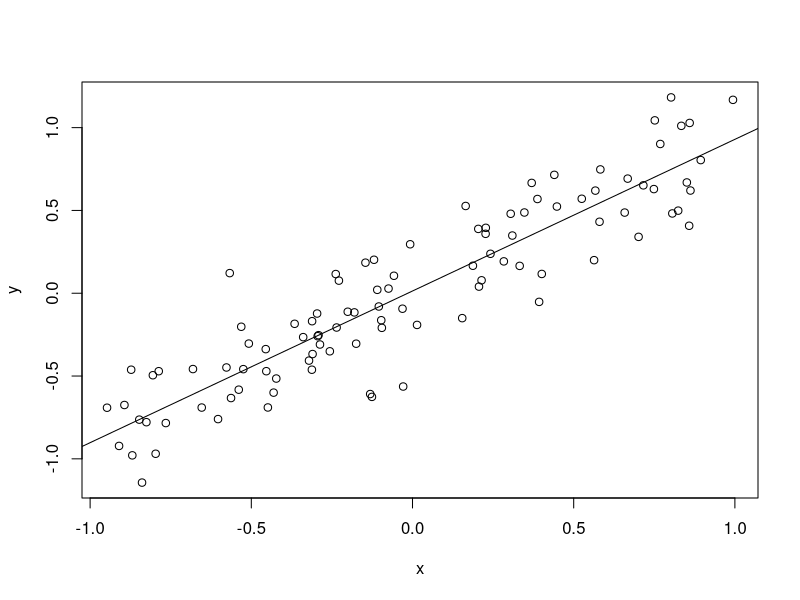

Here is the R script that generated this plot: (Note: this script raises an error after producing the figure.)
## ---- chunk 1
d <- data.frame(x = runif(100, -1, 1))
a <- 0
b <- sample(c(-1, 1), 1) * sample(c(0, 0.6, 0.9), 1)
d$y <- a + b * d$x + rnorm(100, sd = 0.25)
write.csv(d, "regression.csv", row.names = FALSE, quote = FALSE)

m <- lm(y ~ x, data = d)
bhat <- coef(m)[2]
bpvl <- summary(m)$coefficients[2, 4]
bsol <- c(bpvl >= 0.05, (bpvl < 0.05) & (bhat > 0), (bpvl < 0.05) & (bhat < 0))
## ---- chunk 2
plot(y ~ x, data = d)
abline(m)
legend(if(bhat > 0) "topleft" else "topright", bty = "n",
  paste0("b = ", fmt(bhat, 3), "\np = ", fmt(bpvl, 3)))
